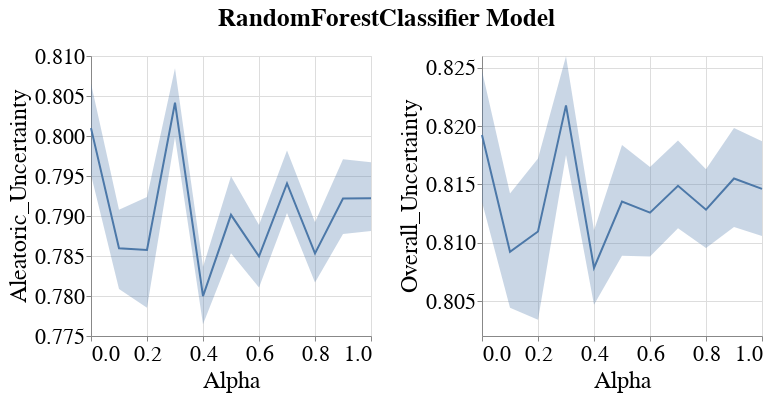

Here is the notebook cell this chart was saved with:
### Code cell
visualizer.create_subgroup_metrics_line_band_plot(model_name=MODEL_NAMES[0],
                                                  subgroup_metrics=['Aleatoric_Uncertainty', 'Overall_Uncertainty'],
                                                  subgroup='RAC1P_dis_correct')
